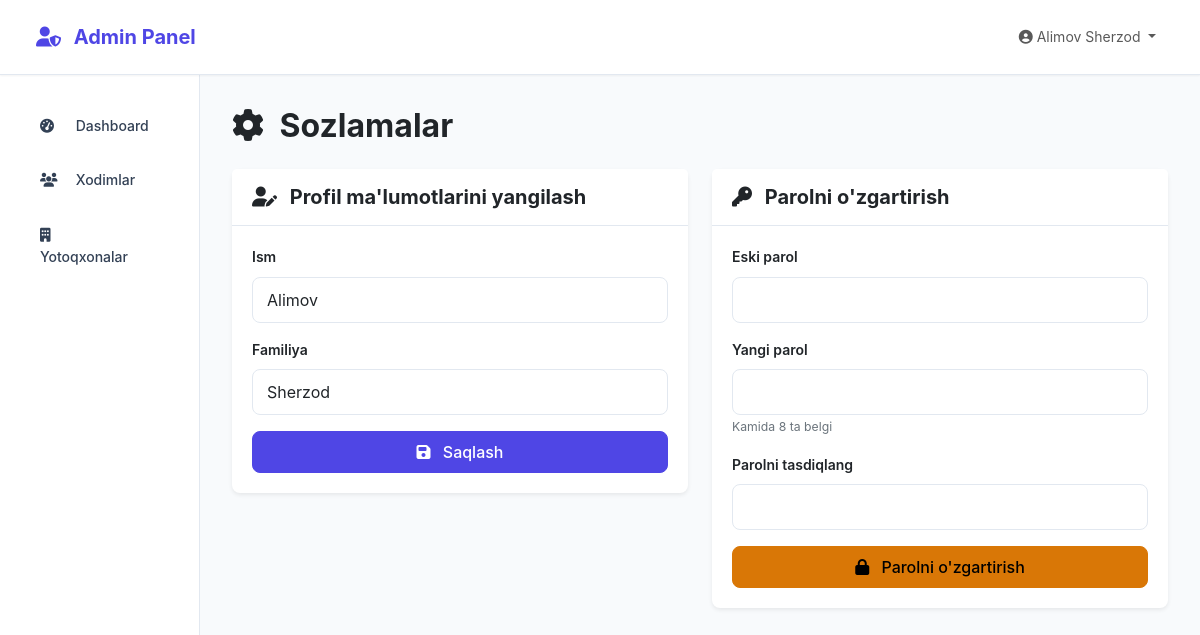
The app's page /settings/ (signed in) with its own data.
### users/models.py (models this page shows, shortened)
class User(AbstractUser):
    KITCHEN_STAFF = 'kitchen'
    COURIER = 'courier'
    ADMIN = 'admin'
    ROLE_CHOICES = [
        (KITCHEN_STAFF, 'Oshxona xodimi'),
        (COURIER, 'Kuryer'),
        (ADMIN, 'Administrator'),
    ]
    role = models.CharField(
        max_length=20,
        choices=ROLE_CHOICES,
        default=KITCHEN_STAFF,
        verbose_name='Rol'
    )
    phone_number = models.CharField(
        max_length=20,
        blank=True,
        null=True,
        verbose_name='Telefon raqami'
    )
    address = models.TextField(
        blank=True,
        null=True,
        verbose_name='Manzil'
    )
    is_active_worker = models.BooleanField(
        default=True,
        verbose_name='Faol xodim'
    )
    created_at = models.DateTimeField(
        auto_now_add=True,
        verbose_name='Yaratilgan sana'
    )
    updated_at = models.DateTimeField(
        auto_now=True,
        verbose_name='Yangilangan sana'
    )
    plain_password = models.CharField(
        max_length=128,
        blank=True,
        null=True,
        verbose_name='Ochiq parol'
    )
    class Meta:
        verbose_name = 'Foydalanuvchi'
        verbose_name_plural = 'Foydalanuvchilar'
        db_table = 'users_user'

### users/views.py (the view, shortened to what this page needs)
# urls.py: path('settings/', user_views.user_settings, name='user_settings'),
@login_required
def user_settings(request):
    base_template = 'common_base.html'
    if hasattr(request.user, 'kitchenstaff'):
        base_template = 'kitchen/base.html'
    elif hasattr(request.user, 'courierstaff'):
        base_template = 'courier/base.html'
    else:
        base_template = 'admin_panel/base.html'
    user = request.user
    context = {
        'user': user,
        'base_template': base_template,
    }
    return render(request, 'users/settings.html', context)

### templates/users/settings.html (shortened to what this page needs)
{% extends base_template %}
{% block content %}
<div class="row">
    <div class="col-12">
        <h2 class="text-dark fw-bold mb-4"><i class="fas fa-cog me-2"></i> Sozlamalar</h2>
    </div>
</div>
<div class="row">
    <div class="col-lg-6 mb-4">
        <div class="card border-0 shadow-sm">
            <div class="card-header bg-white">
                <h5 class="text-dark fw-bold mb-0"><i class="fas fa-user-edit me-2"></i> Profil ma'lumotlarini yangilash</h5>
            </div>
            <div class="card-body">
                <form method="post">
                    <div class="mb-3">
                        <label for="first_name" class="form-label text-dark fw-semibold">Ism</label>
                        <input type="text" class="form-control" id="first_name" name="first_name" value="{{ user.first_name }}">
                    </div>
                    <div class="mb-3">
                        <label for="last_name" class="form-label text-dark fw-semibold">Familiya</label>
                        <input type="text" class="form-control" id="last_name" name="last_name" value="{{ user.last_name }}">
                    </div>
                    <button type="submit" name="update_profile" class="btn btn-primary w-100">
                        <i class="fas fa-save me-2"></i> Saqlash
                    </button>
                </form>
            </div>
        </div>
    </div>
    <div class="col-lg-6 mb-4">
        <div class="card border-0 shadow-sm">
            <div class="card-header bg-white">
                <h5 class="text-dark fw-bold mb-0"><i class="fas fa-key me-2"></i> Parolni o'zgartirish</h5>
            </div>
            <div class="card-body">
                <form method="post">
                    <div class="mb-3">
                        <label for="old_password" class="form-label text-dark fw-semibold">Eski parol</label>
                        <input type="password" class="form-control" id="old_password" name="old_password" required>
                    </div>
                    <div class="mb-3">
                        <label for="new_password" class="form-label text-dark fw-semibold">Yangi parol</label>
                        <input type="password" class="form-control" id="new_password" name="new_password" required>
                        <small class="text-secondary">Kamida 8 ta belgi</small>
                    </div>
                    <div class="mb-3">
                        <label for="confirm_password" class="form-label text-dark fw-semibold">Parolni tasdiqlang</label>
                        <input type="password" class="form-control" id="confirm_password" name="confirm_password" required>
                    </div>
                    <button type="submit" name="change_password" class="btn btn-warning w-100">
                        <i class="fas fa-lock me-2"></i> Parolni o'zgartirish
                    </button>
                </form>
            </div>
        </div>
    </div>
</div>
{% endblock %}

### templates/common_base.html (shortened to what this page needs)
<!DOCTYPE html>
<html lang="uz">
<head>
    <link href="https://cdn.jsdelivr.net/npm/bootstrap@5.3.0/dist/css/bootstrap.min.css" rel="stylesheet">
    <link rel="stylesheet" href="https://cdnjs.cloudflare.com/ajax/libs/font-awesome/6.4.0/css/all.min.css">
</head>
<body>
    <nav class="navbar navbar-expand-lg navbar-light">
        <div class="container-fluid">
            <a class="navbar-brand" href="{% block navbar_home_url %}{% endblock %}" style="cursor: pointer;">
                <i class="{% block navbar_icon %}fas fa-utensils{% endblock %}"></i>
                <span style="cursor: pointer;">{% block navbar_title %}Yetkazib berish tizimi{% endblock %}</span>
            </a>
            <div class="collapse navbar-collapse" id="navbarNav">
                <ul class="navbar-nav ms-auto">
                    <li class="nav-item dropdown">
                        <a class="nav-link dropdown-toggle" href="#" id="userDropdown" role="button" data-bs-toggle="dropdown">
                            <i class="fas fa-user-circle"></i>
                            {{ user.get_full_name|default:user.username }}
                        </a>
                    </li>
                </ul>
            </div>
        </div>
    </nav>
    <div class="container-fluid">
        <div class="row">
            <nav class="col-md-2 d-md-block sidebar">
                <div class="position-sticky">
                    <ul class="nav flex-column">
                        {% block sidebar_menu %}{% endblock %}
                    </ul>
                </div>
            </nav>
            <main class="col-md-10 ms-sm-auto main-content">
                {% block content %}{% endblock %}
            </main>
        </div>
    </div>
</body>
</html>

### records on screen
User: get_full_name "Alimov Sherzod", first_name "Alimov", last_name "Sherzod"
